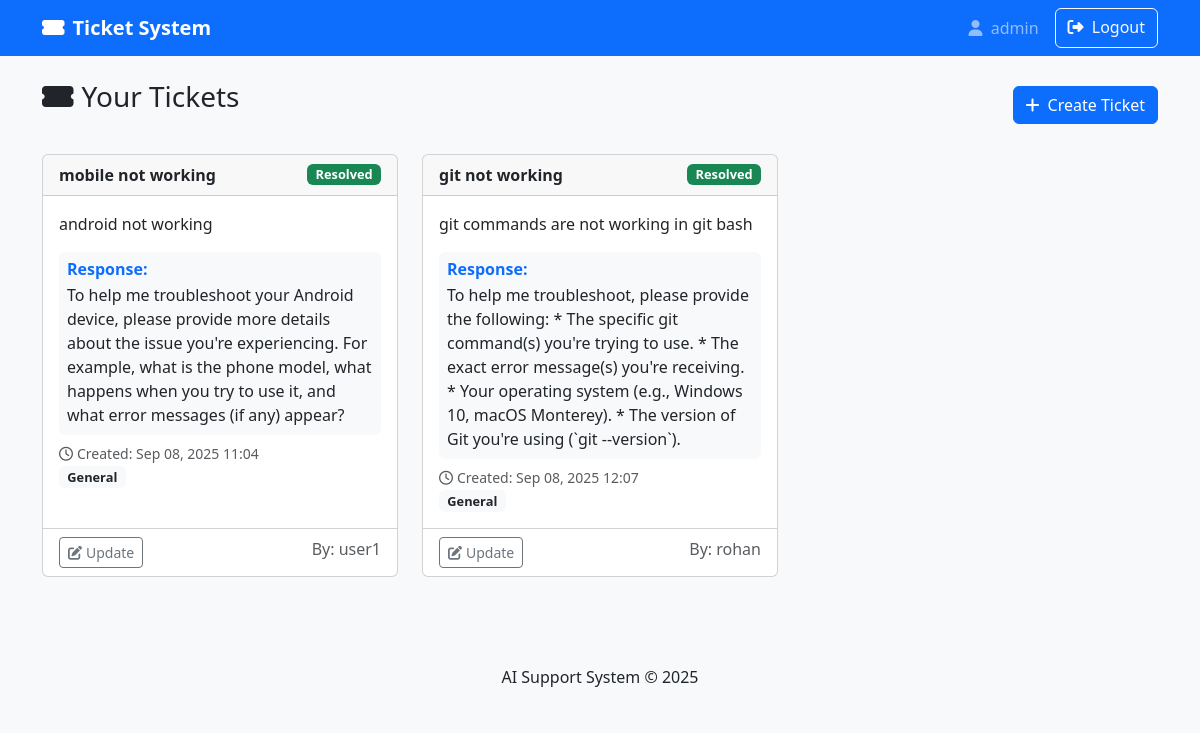
Before: / (signed in) with the older database file.
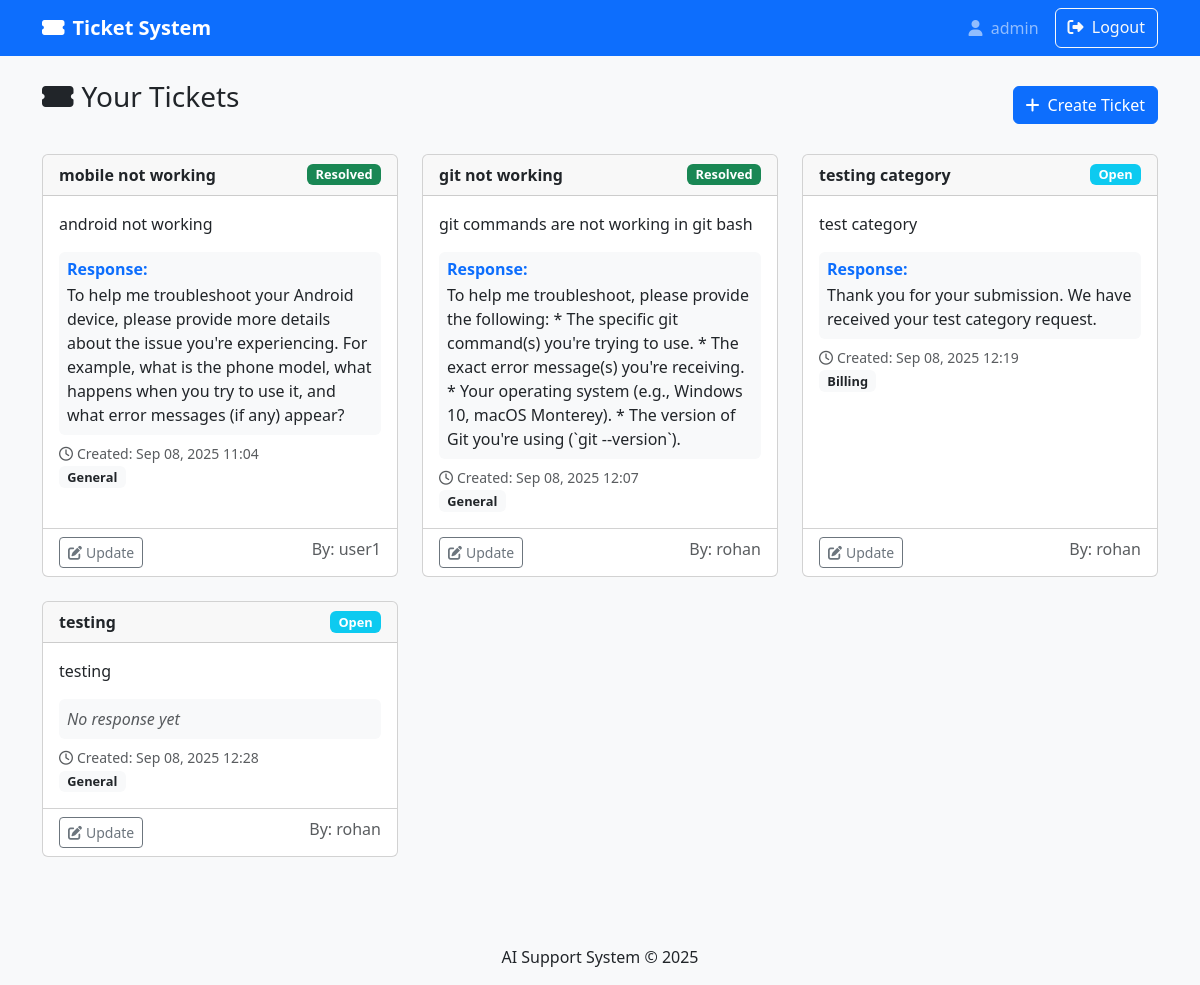
After: the same page with the newer database file.
### tickets/models.py (models this page shows, shortened)
class Ticket(models.Model):
    STATUS_CHOICES = [
        ('open', 'Open'),
        ('in_progress', 'In Progress'),
        ('resolved', 'Resolved'),
    ]
    CATERGORY_CHOICES = [
        ('billing', 'Billing'),
        ('technical', 'Technical'),
        ('general', 'General Inquiry'),
    ]
    user = models.ForeignKey(User, on_delete=models.CASCADE, related_name="tickets")
    title = models.CharField(max_length=200)
    description = models.TextField()
    status = models.CharField(max_length=20, choices=STATUS_CHOICES, default='open')
    category = models.CharField(max_length=50, choices=CATERGORY_CHOICES, default='general')
    response = models.TextField(blank=True, null=True)
    created_at = models.DateTimeField(auto_now_add=True)

### tickets/views.py (the view)
# urls.py: 2. Add a URL to urlpatterns:  path('', views.home, name='home')
@login_required
def home(request):
    tickets = Ticket.objects.filter(user=request.user)
    if request.user.is_staff:
        tickets = Ticket.objects.all()
    return render(request, "home.html", {"tickets": tickets})

### templates/home.html (shortened to what this page needs)
{% extends "base.html" %}
{% block content %}
<div class="d-flex justify-content-between align-items-center mb-4">
  <h3 class="mb-3"><i class="fas fa-ticket-alt me-2"></i>Your Tickets</h3>
    <a href="{% url 'create_ticket' %}" class="btn btn-primary">
        <i class="fas fa-plus me-2"></i>Create Ticket
    </a>
</div>
{% if tickets %}
<div class="row">
    {% for ticket in tickets %}
    <div class="col-md-6 col-lg-4 mb-4">
        <div class="card ticket-card h-100">
            <div class="card-header d-flex justify-content-between align-items-center">
                <span class="fw-bold text-truncate">{{ ticket.title }}</span>
                <span class="badge
                    {% if ticket.status == 'open' %}bg-info
                    {% elif ticket.status == 'in_progress' %}bg-warning
                    {% else %}bg-success{% endif %} status-badge">
                    {{ ticket.status|title }}
                </span>
            </div>
            <div class="card-body">
                <p class="card-text">{{ ticket.description|truncatewords:50 }}</p>
                {% if ticket.response %}
                <div class="ticket-response mt-3 p-2 bg-light rounded">
                    <h6 class="response-title mb-1 fw-bold text-primary">Response:</h6>
                    <p class="response-text mb-0">{{ ticket.response}}</p>
                </div>
                {% else %}
                <div class="ticket-response mt-3 p-2 bg-light rounded">
                    <p class="text-muted mb-0"><i>No response yet</i></p>
                </div>
                {% endif %}
                <small class="text-muted d-block mt-2">
                    <i class="far fa-clock me-1"></i>Created: {{ ticket.created_at|date:"M d, Y H:i" }}
                </small>
                    <span class="badge bg-light text-dark status-badge">
                        {{ ticket.category|title }}
                    </span>
            </div>
            <div class="card-footer bg-transparent">
                <div class="d-flex justify-content-between">
                    {% if request.user.is_staff %}
                    <a href="{% url 'update_ticket' ticket.id %}" class="btn btn-sm btn-outline-secondary">
                        <i class="fas fa-edit me-1"></i>Update
                    </a>
                    <span class="text-muted">By: {{ticket.user.username}}</span>
                    {% endif %}
                </div>
            </div>
        </div>
    </div>
    {% endfor %}
</div>
{% else %}
<div class="alert alert-info text-center">
    <i class="fas fa-info-circle me-2"></i>No tickets found.
    <a href="{% url 'create_ticket' %}" class="alert-link">Create your first ticket</a>.
</div>
{% endif %}
{% endblock %}

Changed rows visible on the page:
added Ticket: title "testing category", status "Open", description "test category", response "Thank you for your submission. We have received your test category request.", created_at "Sep 08, 2025 12:19", category "Billing", user.username "rohan"
added Ticket: title "testing", status "Open", description "testing", shows "No response yet", created_at "Sep 08, 2025 12:28", category "General", user.username "rohan"
